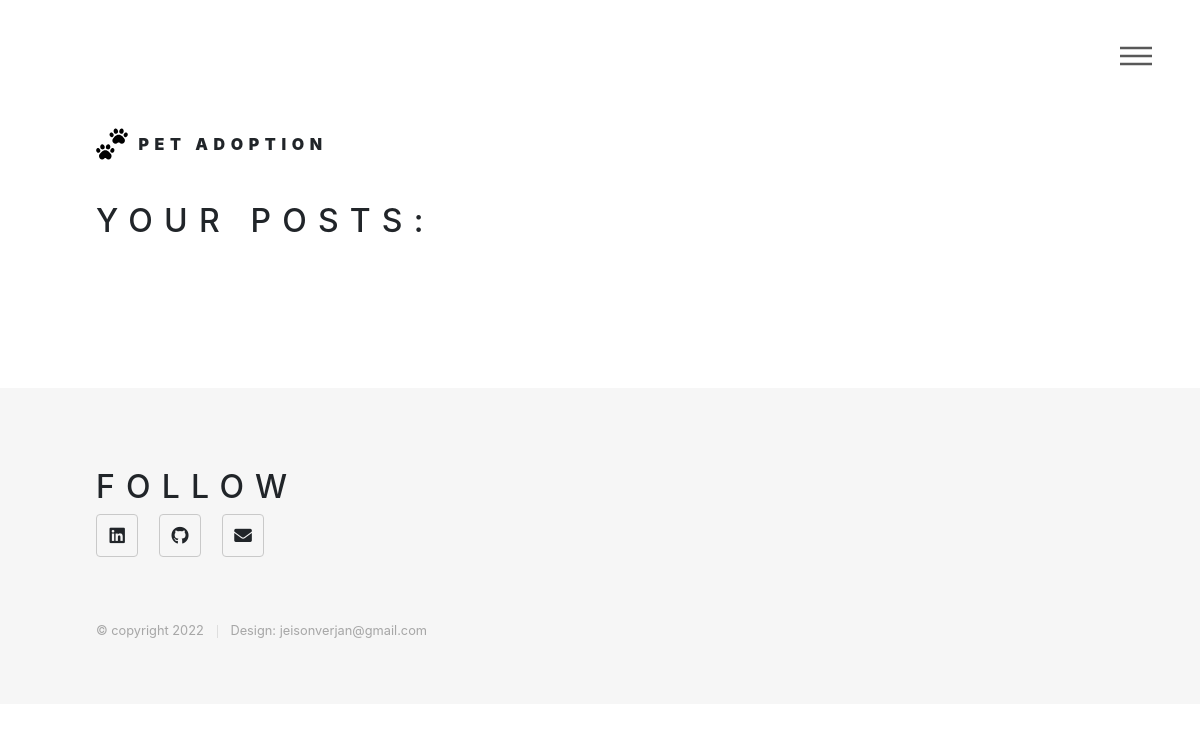
The app's page /home/posts (signed in), older data.
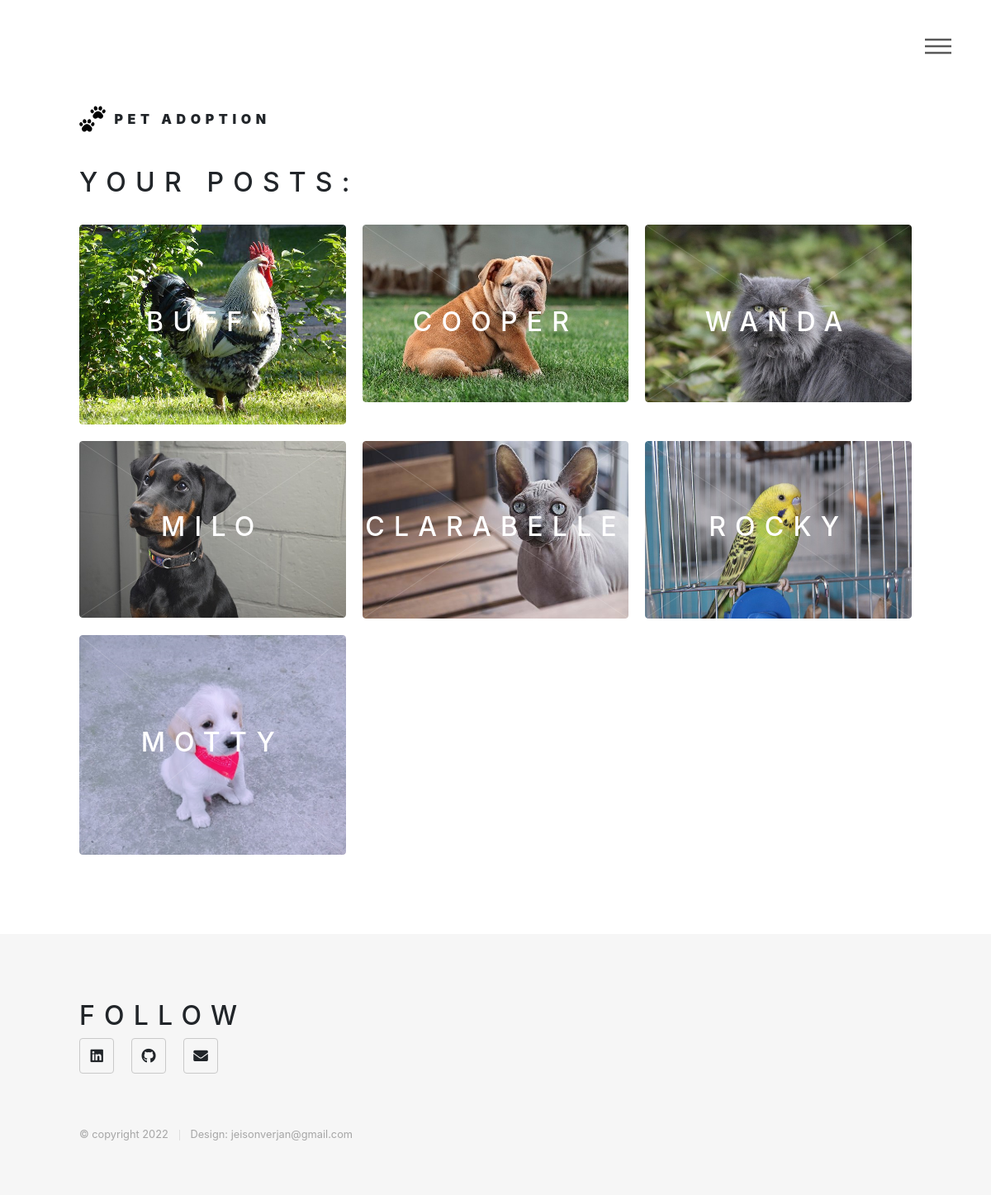
The same page, newer data.
### website/models.py (models this page shows)
class Post(db.Model):
    id = db.Column(db.Integer, primary_key = True)
    date = db.Column(db.DateTime(timezone=True), default=func.now())
    description = db.Column(db.String(100), nullable = False)
    status = db.Column(db.Boolean, default = True)
    user_id = db.Column(db.String, db.ForeignKey('user.id'))
    pet_id = db.Column(db.Integer, db.ForeignKey('pet.id'))

class Media(db.Model):
    id = db.Column(db.Integer, primary_key = True)
    path = db.Column(db.String(150), nullable = False)
    pet_id = db.Column(db.Integer, db.ForeignKey('pet.id'))

class Pet(db.Model):
    id = db.Column(db.Integer, primary_key = True)
    name = db.Column(db.String(100), nullable = False)
    age = db.Column(db.String(100))
    sex = db.Column(db.String(100), nullable = False)
    status = db.Column(db.Boolean, default = True)
    pet_type_id = db.Column(db.Integer, db.ForeignKey('pet_type.id'))
    breed_id = db.Column(db.Integer, db.ForeignKey('breed.id'))
    medias = db.relationship(Media)

### website/views.py (the view)
@views.route('/home/posts', methods=['GET', 'POST'])
@login_required
def user_posts():
    form = Post_form()
    posts = db.engine.execute("SELECT post.id, media.path, pet.name, post.description FROM media, pet, post WHERE media.pet_id = post.pet_id AND post.pet_id = pet.id AND post.status = True AND  post.user_id =" + str(current_user.id))
    db.session.commit()
    return render_template("user_posts.html", user=current_user, form=form, posts=posts)

### website/templates/user_posts.html (shortened to what this page needs)
{% extends "base.html" %}
{% block separate%}
<h2>Your posts: </h2>
<br>
{% endblock%}
{% block posts %}
{% for post in posts%}
<article class="style7">
    <span class="image">
        <img src="{{ url_for('static', filename='images/pet_media/' + post.path)}}" alt="" />
    </span>
    <a >
        <h2>{{post.name}}</h2>
    </a>
</article>
{% endfor %}
{% endblock%}

Row changes from the older to the newer data that the page shows:
added Post: path (picture), name "BUFFY"
added Post: path (picture), name "COOPER"
added Post: path (picture), name "WANDA"
now on this page (row edited): Post: path (picture), name "MILO"
now on this page (row edited): Post: path (picture), name "CLARABELLE"
added Post: path (picture), name "ROCKY"
added Post: path (picture), name "MOTTY"
